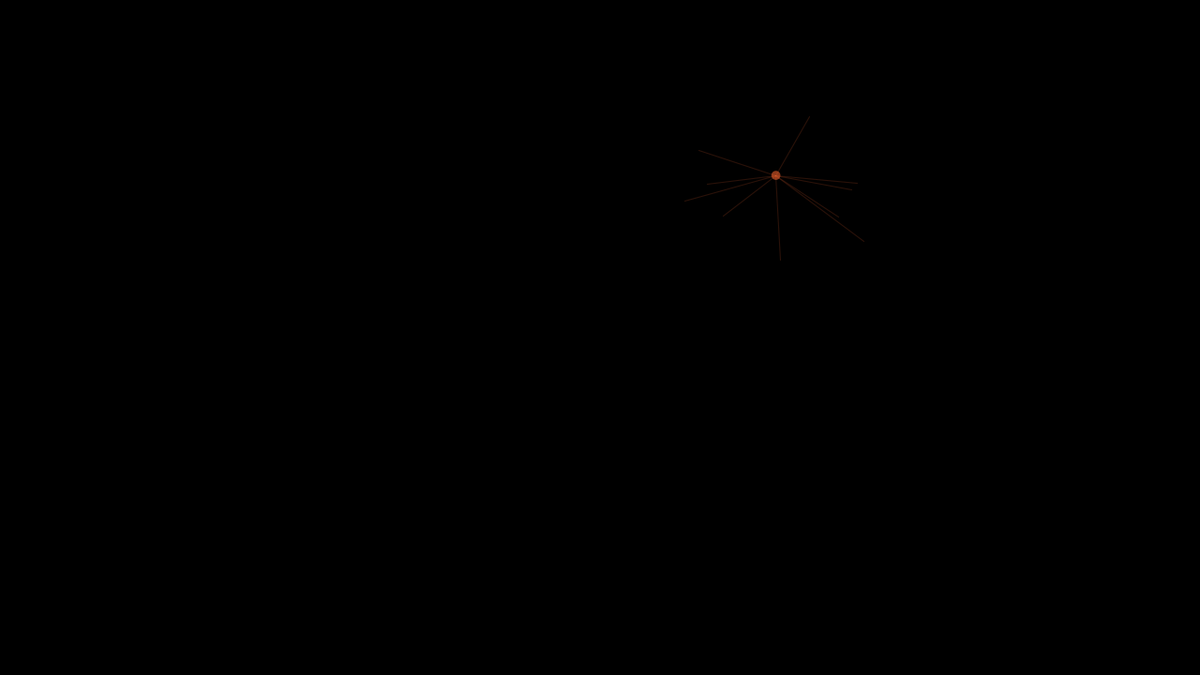
Frame 1 (no input)
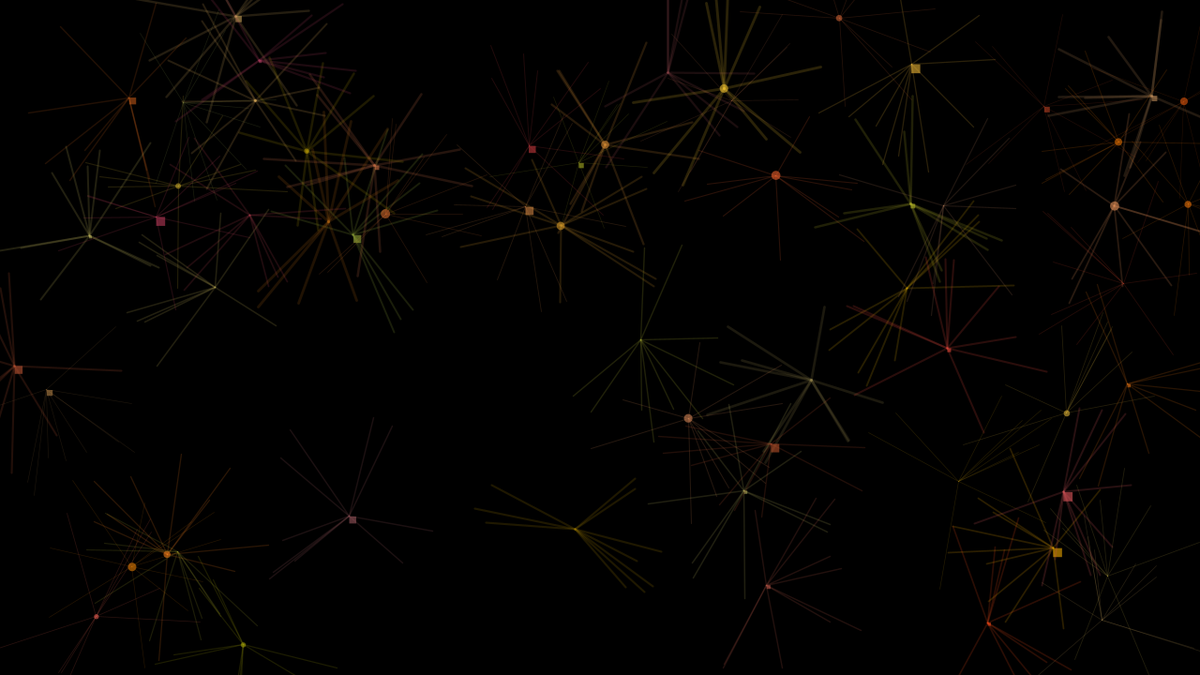
Frame 60 (the mouse pressed at the canvas centre just before this capture)
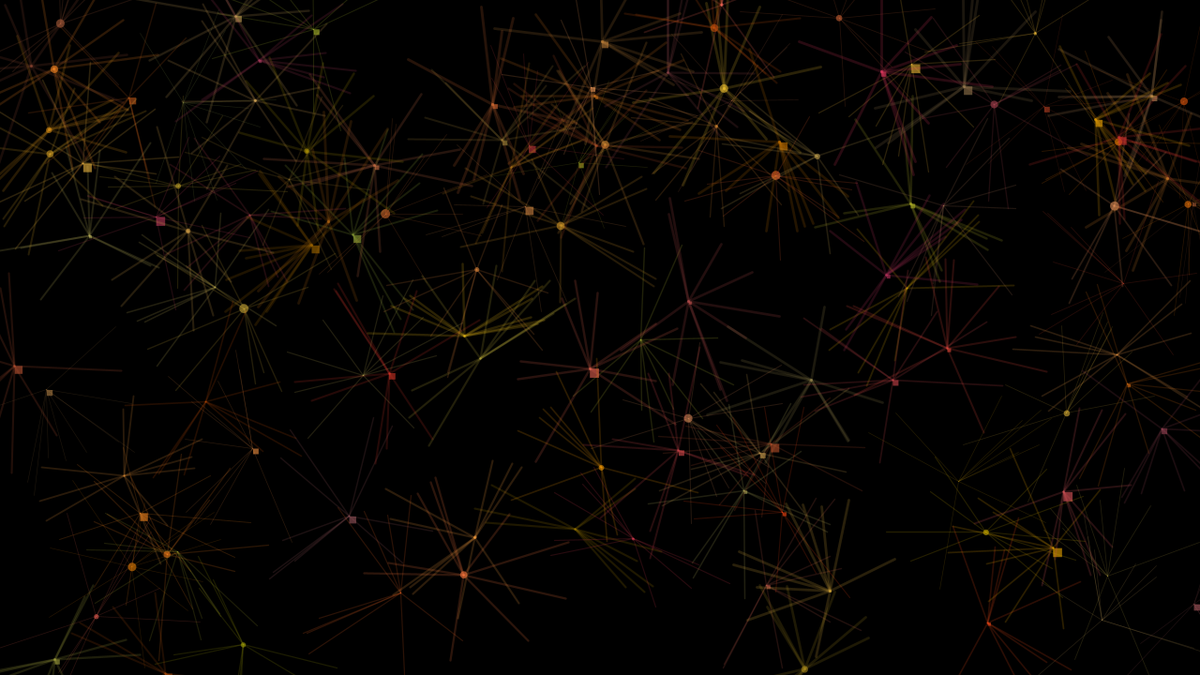
Frame 120 (the mouse held since frame 60 and released just before this capture)

The Processing sketch that drew these frames (run headless with seeded random() and noise(); from frame 60 on, the mouse is pressed at the canvas centre):

// Processing sketch: variablePractice
// ── variablePractice.pde
void setup() {
  size(1280, 720);
  background(0);
}

void mousePressed() {
  background(0);
}

void draw() {
  float x = random(width);
  float y = random(height);
  float s = random(3, 10); 
  strokeWeight(random(0.5, 3));
  
  float r = random(150, 255); 
  float g = random(50, 200);  
  float b = random(0, 100);  
  stroke(r, g, b, 45);
  
  for (int i = 0; i < 10; i++) {
    float angle = random(TWO_PI); 
    float lineLength = random(70, 120); 
    float xEnd = x + cos(angle) * lineLength;
    float yEnd = y + sin(angle) * lineLength;
    line(x, y, xEnd, yEnd);
  }
  
  fill(r, g, b, 150);
  noStroke();
  
  if (random(1) < 0.33) {
    ellipse(x, y, s, s); 
  } else if (random(1) < 0.67) {
    rect(x, y, s, s); 
  }
}
